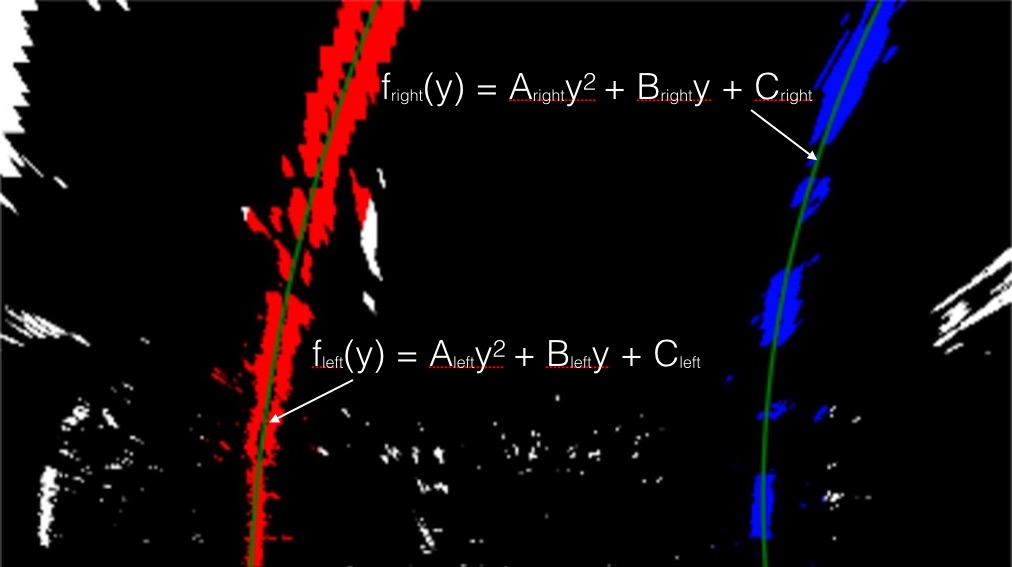
#> input picture examples/color_fit_lines.jpg, 1012 x 567 px, given in place of project_video.mp4, which was not available
$ python Advanced-finding-lane-lines.py   (older library calls are emulated)
#> lines starting #> are read from the running program, lines starting #| are printed output that depends on the picture; after the words box and inside, x2 and y2 are one past the last pixel; in counts of white or black regions, pixels touching at a corner belong together; pictures that were not available may be replaced by others from this repository, and a replacement may not be noted
import os
import numpy as np
import cv2
import matplotlib.pyplot as plt
import matplotlib.image as mpimg
import tkinter


def find_lane_pixels(binary_warped):
    histogram = np.sum(binary_warped[binary_warped.shape[0]//2:,:], axis=0)
    out_img = np.dstack((binary_warped, binary_warped, binary_warped))
    midpoint = np.int(histogram.shape[0]//2)
    leftx_base = np.argmax(histogram[:midpoint])
    rightx_base = np.argmax(histogram[midpoint:]) + midpoint
    nwindows = 9
    margin = 100
    minpix = 50

    window_height = np.int(binary_warped.shape[0]//nwindows)
    nonzero = binary_warped.nonzero()
    nonzeroy = np.array(nonzero[0])
    nonzerox = np.array(nonzero[1])
    leftx_current = leftx_base
    rightx_current = rightx_base
    left_lane_inds = []
    right_lane_inds = []
    for window in range(nwindows):
        win_y_low = binary_warped.shape[0] - (window+1)*window_height
        win_y_high = binary_warped.shape[0] - window*window_height
        win_xleft_low = leftx_current - margin
        win_xleft_high = leftx_current + margin
        win_xright_low = rightx_current - margin
        win_xright_high = rightx_current + margin

        #cv2.rectangle(out_img,(win_xleft_low,win_y_low),
        #(win_xleft_high,win_y_high),(0,255,0), 2)
        #cv2.rectangle(out_img,(win_xright_low,win_y_low),
        #(win_xright_high,win_y_high),(0,255,0), 2)

        good_left_inds = ((nonzeroy >= win_y_low) & (nonzeroy < win_y_high) &
        (nonzerox >= win_xleft_low) &  (nonzerox < win_xleft_high)).nonzero()[0]
        good_right_inds = ((nonzeroy >= win_y_low) & (nonzeroy < win_y_high) &
        (nonzerox >= win_xright_low) &  (nonzerox < win_xright_high)).nonzero()[0]

        left_lane_inds.append(good_left_inds)
        right_lane_inds.append(good_right_inds)

        if len(good_left_inds) > minpix:
            leftx_current = np.int(np.mean(nonzerox[good_left_inds]))
        if len(good_right_inds) > minpix:
            rightx_current = np.int(np.mean(nonzerox[good_right_inds]))
        pass
    try:
        left_lane_inds = np.concatenate(left_lane_inds)
        right_lane_inds = np.concatenate(right_lane_inds)
    except ValueError:
        pass

    leftx = nonzerox[left_lane_inds]
    lefty = nonzeroy[left_lane_inds]
    rightx = nonzerox[right_lane_inds]
    righty = nonzeroy[right_lane_inds]

    return leftx, lefty, rightx, righty, out_img


def fit_polynomial(binary_warped):
    leftx, lefty, rightx, righty, out_img = find_lane_pixels(binary_warped)

    left_fit = np.polyfit(leftx, lefty, 2)
    right_fit = np.polyfit(rightx, righty, 2)
    ploty = np.linspace(0, binary_warped.shape[0]-1, binary_warped.shape[0] )
    try:
        left_fitx = left_fit[0]*ploty**2 + left_fit[1]*ploty + left_fit[2]
        right_fitx = right_fit[0]*ploty**2 + right_fit[1]*ploty + right_fit[2]
    except TypeError:
        print('The function failed to fit a line!')
        left_fitx = 1*ploty**2 + 1*ploty
        right_fitx = 1*ploty**2 + 1*ploty

    out_img[lefty, leftx] = [255, 0, 0]
    out_img[righty, rightx] = [0, 0, 255]

    return out_img


def abs_sobel_thresh(img, orient='x', thresh_min=0, thresh_max=255):

    gray = cv2.cvtColor(img, cv2.COLOR_RGB2GRAY)

    if orient == 'x':
        abs_sobel = np.absolute(cv2.Sobel(gray, cv2.CV_64F, 1, 0))
    if orient == 'y':
        abs_sobel = np.absolute(cv2.Sobel(gray, cv2.CV_64F, 0, 1))

    scaled_sobel = np.uint8(255*abs_sobel/np.max(abs_sobel))
    binary_output = np.zeros_like(scaled_sobel)
    binary_output[(scaled_sobel >= thresh_min) & (scaled_sobel <= thresh_max)] = 1
    return binary_output

def mag_thresh(img, sobel_kernel=3, mag_thresh=(0, 255)):

    gray = cv2.cvtColor(img, cv2.COLOR_RGB2GRAY)
    sobelx = cv2.Sobel(gray, cv2.CV_64F, 1, 0)
    sobely = cv2.Sobel(gray, cv2.CV_64F, 0, 1)
    cal = np.sqrt(sobelx**2 + sobely**2)
    scale_factor = np.max(cal)/255
    cal = (cal/scale_factor).astype(np.uint8)
    binary_output = np.zeros_like(cal)
    binary_output[(cal >= mag_thresh[0]) & (cal <= mag_thresh[1])] = 1
    return binary_output

def dir_threshold(img, sobel_kernel=3, thresh=(0, np.pi/2)):

    gray = cv2.cvtColor(img, cv2.COLOR_RGB2GRAY)
    sobelx = cv2.Sobel(gray, cv2.CV_64F, 1, 0, ksize=sobel_kernel)
    sobely = cv2.Sobel(gray, cv2.CV_64F, 0, 1, ksize=sobel_kernel)
    atan = np.arctan2(np.absolute(sobely), np.absolute(sobelx))
    binary_output = np.zeros_like(atan)
    binary_output[(atan >= thresh[0]) & (atan <= thresh[1])] = 1
    return binary_output


def warp(img):
    img_size = (img.shape[1], img.shape[0])
    offset = 100
    src = np.float32(
            [[(img_size[0] / 2) - 55, img_size[1] / 2 + offset],
            [((img_size[0] / 6) - 10), img_size[1]],
            [(img_size[0] * 5 / 6) + 60, img_size[1]],
            [(img_size[0] / 2 + 55), img_size[1] / 2 + offset]])
    dst = np.float32(
            [[(img_size[0] / 4), 0],
            [(img_size[0] / 4), img_size[1]],
            [(img_size[0] * 3 / 4), img_size[1]],
            [(img_size[0] * 3 / 4), 0]])
    M = cv2.getPerspectiveTransform(src, dst)
    warped = cv2.warpPerspective(img, M, img_size, flags=cv2.INTER_LINEAR)
    detect = fit_polynomial(warped)
    return detect


def vid():
    cap = cv2.VideoCapture("test_videos/project_video.mp4")
    while(cap.isOpened()):
        _, frame = cap.read()
#> frame is the input picture: shape (567, 1012, 3); mean B, G, R 11.4, 8.2, 15.7
        ksize = 3
        grad_binary_x = abs_sobel_thresh(frame, orient='x', thresh_min=20, thresh_max=100)
#> in abs_sobel_thresh, `gray = cv2.cvtColor(img, cv2.COLOR_RGB2GRAY)`:
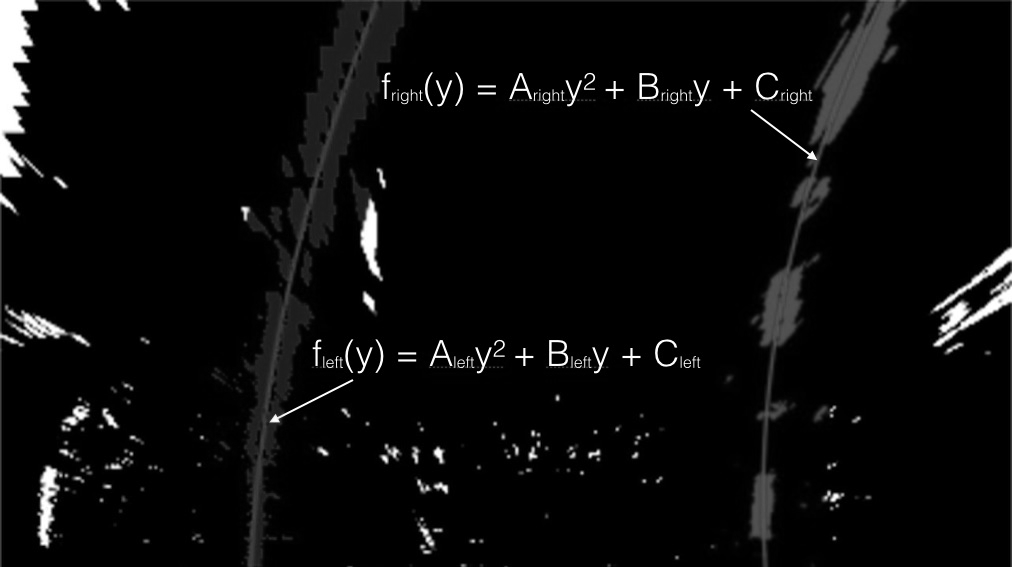
#> gray: shape (567, 1012); min 0, max 255, mean 10
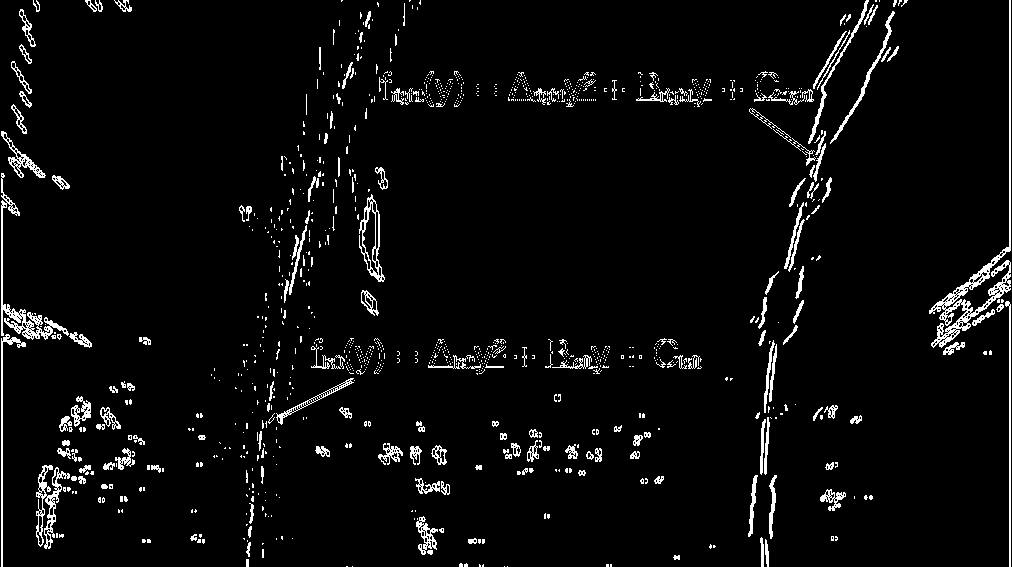
#> grad_binary_x: shape (567, 1012); values 0 (black) and 1 (white), 4.2% white in thin lines or dots
        grad_binary_y = abs_sobel_thresh(frame, orient='y', thresh_min=20, thresh_max=100)
#> grad_binary_y: shape (567, 1012); values 0 (black) and 1 (white), 3.5% white in thin lines or dots
        mag_binary = mag_thresh(frame, sobel_kernel=3, mag_thresh=(30, 100))
#> in mag_thresh, `cal = np.sqrt(sobelx**2 + sobely**2)`:
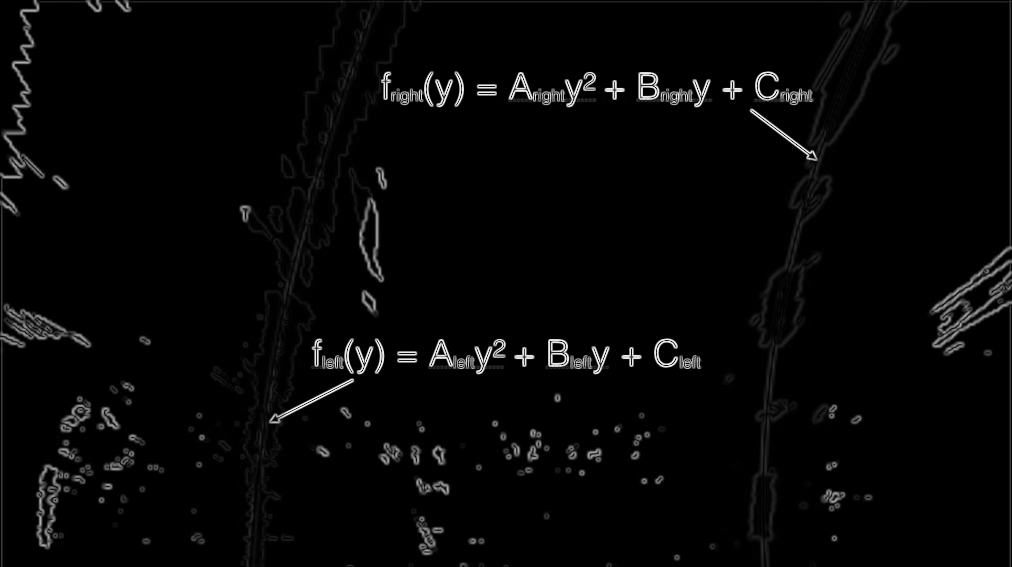
#> cal: shape (567, 1012) float64; min 0, max 1101.9, mean 26.9; drawn with min black and max white
#> in mag_thresh, `scale_factor = np.max(cal)/255`: scale_factor = 4.32
#> mag_binary: shape (567, 1012); values 0 (black) and 1 (white), 3.1% white in thin lines or dots
        dir_binary = dir_threshold(frame, sobel_kernel=15, thresh=(0.7, 1.3))
#> in dir_threshold, `sobely = cv2.Sobel(gray, cv2.CV_64F, 0, 1, ksize=sobel_kernel)`:
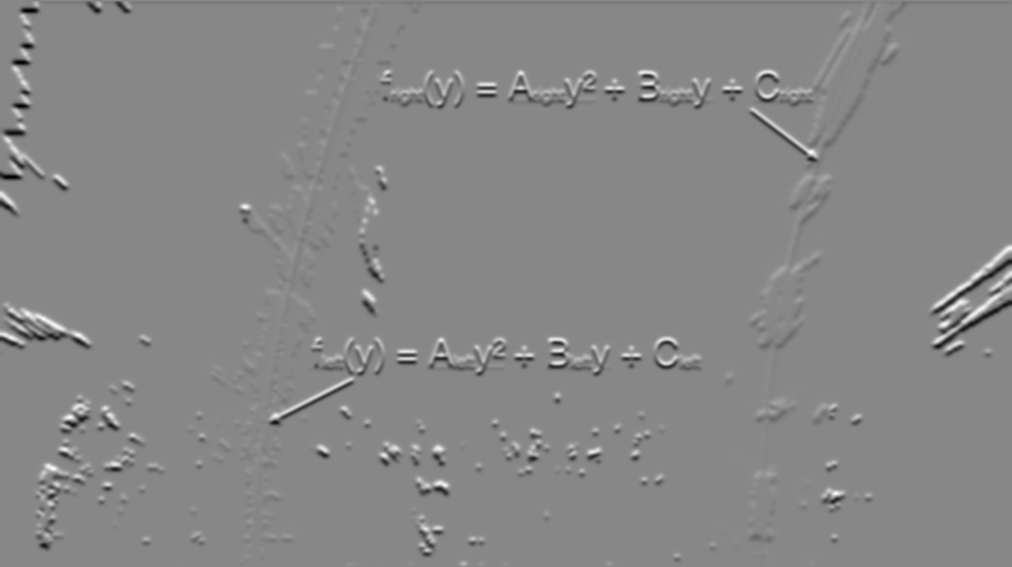
#> sobely: shape (567, 1012) float64; min -6.61e+09, max 5.81e+09, mean -7117612.9; drawn with min black and max white
#> in dir_threshold, `atan = np.arctan2(np.absolute(sobely), np.absolute(sobelx))`:
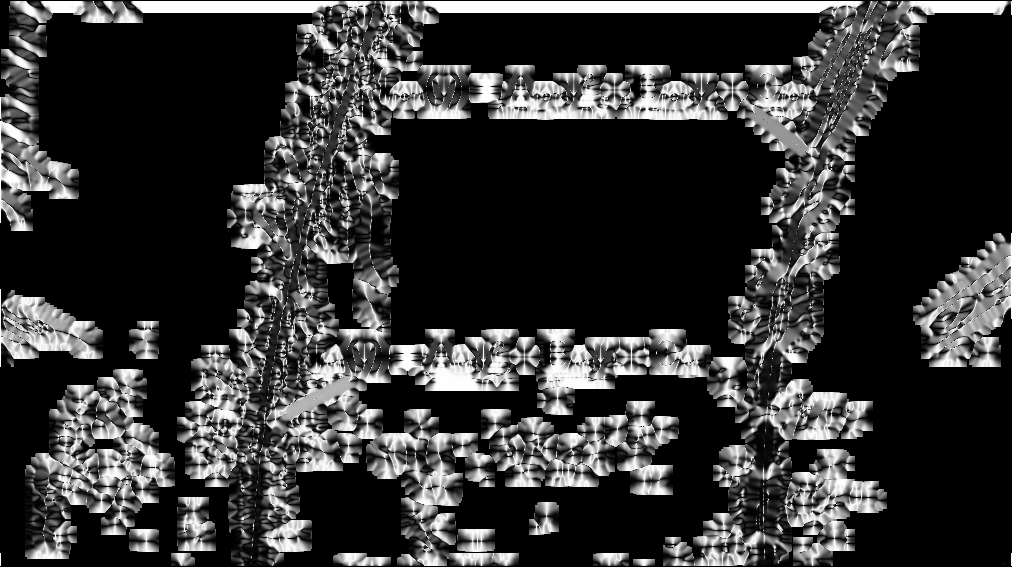
#> atan: shape (567, 1012) float64; min 0, max 1.57, mean 0.329; drawn with min black and max white
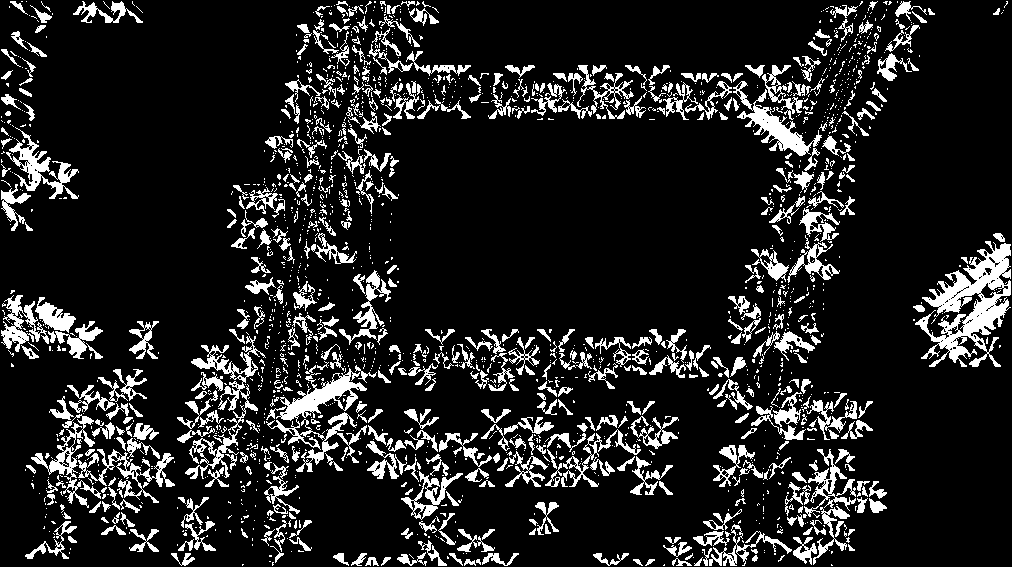
#> dir_binary: shape (567, 1012) float64; values 0 (black) and 1 (white), 13.4% white; 1950 white regions (1420 under 20 px), largest, box (x1, y1, x2, y2) and area: (915, 241, 1011, 367) 4971, (266, 368, 367, 472) 2871, (185, 336, 266, 479) 2112
        combined = np.zeros_like(dir_binary)
        combined[((grad_binary_x == 1) & (grad_binary_y == 1)) | ((mag_binary == 1) & (dir_binary == 1))] = 1
        warped = warp(combined)
        #combo_image = cv2.addWeighted(frame, 0.8, warped, 1, 1)
        #cv2.imshow("compute_sees", combo_image)
        cv2.imshow("origin", frame)
        cv2.imshow("compute_sees", warped)
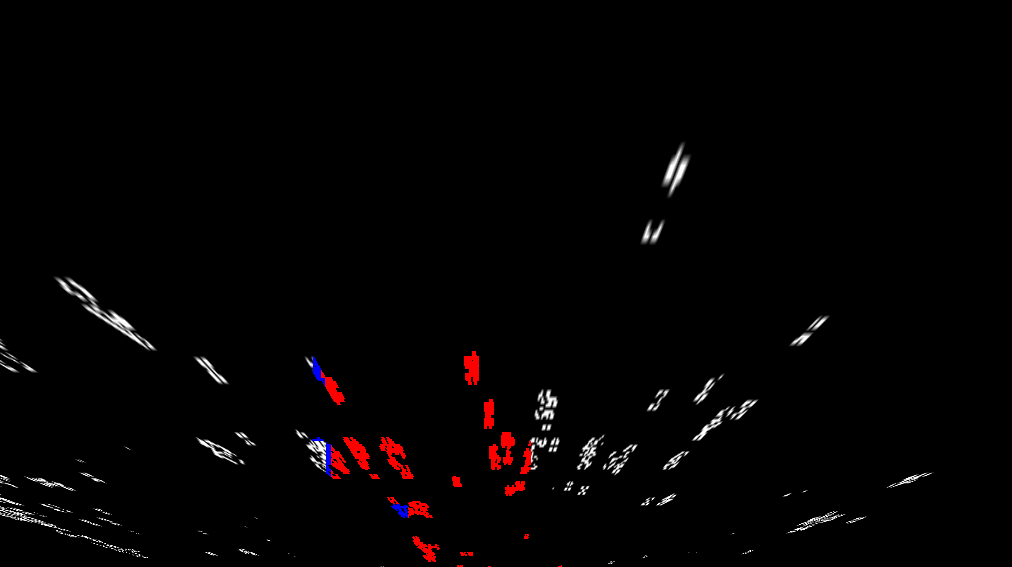
#> window 'compute_sees': shape (567, 1012, 3); mean B, G, R 2.4, 2.2, 3.9
        if cv2.waitKey(1) & 0xFF == ord('q'):
#> (key q is pressed here)
            break
    cap.release()
    cv2.destroyAllWindows()
vid()
